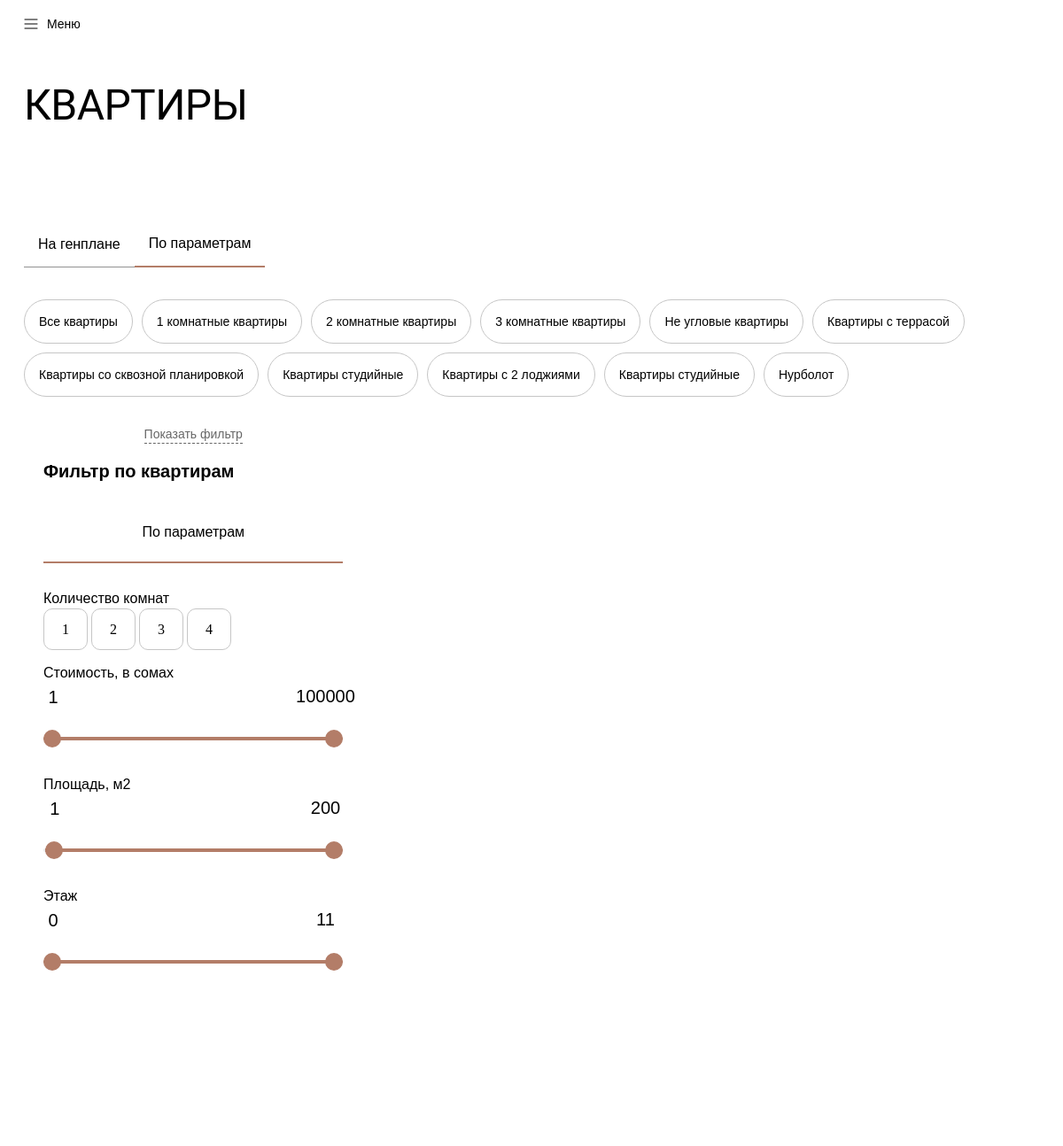
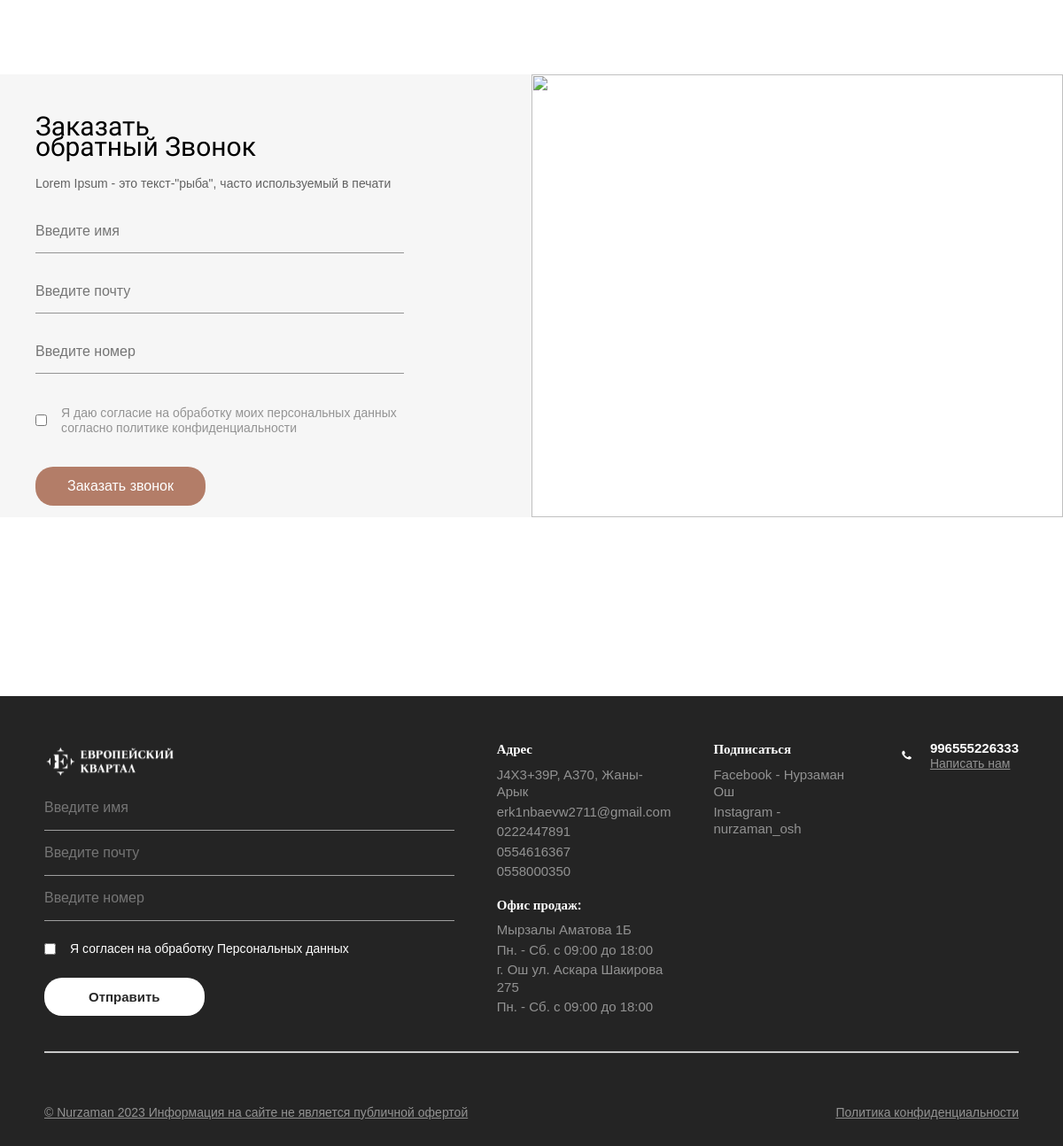
The app's page /catalog/?category=3 with its own data (2 pictures, top to bottom).
### apps/apartment/models.py (models this page shows, shortened)
class Category(models.Model):
    title = models.CharField(
        max_length = 255,
        verbose_name = "Название категории",
        blank= True, null = True
    )
    class Meta:
        verbose_name = "Категория квартир"
        verbose_name_plural = "Категория квартир"

class Rooms(models.Model):
    title = models.CharField(
        max_length = 255,
        verbose_name = "Сколько Комнат"
    )
    class Meta:
        verbose_name = "Добавить Комнаты"
        verbose_name_plural = "Добавить Комнаты"

### apps/base/models.py (models this page shows, shortened)
class ContactInfo(models.Model):
    title = RichTextField(
        verbose_name="Информационный текст",
        blank=True,null=True
    )
    image = ResizedImageField(
        force_format="WEBP",
        quality=100,
        upload_to='gallery/',
        verbose_name="Фотография",
        blank = True, null = True
    )
    class Meta:
        verbose_name = "Страница контакты"
        verbose_name_plural = "Страница контакты"

class Settings(models.Model):
    title = models.CharField(
        max_length=255,
        verbose_name="Название сайта"
    )
    descriptions = models.TextField(
        verbose_name="Информационный текст",
        blank=True,null=True
    )
    logo = ResizedImageField(
        force_format="WEBP",
        quality=100,
        upload_to='logo/',
        verbose_name="Логотип Компании",
        blank = True, null = True
    )
    logo_complex = ResizedImageField(
        force_format="WEBP",
        quality=100,
        upload_to='logo/',
        verbose_name="Логотип Комплекса",
        blank = True, null = True
    )
    email = models.EmailField(
        max_length=255,
        verbose_name='Почта'
        )
    location = models.CharField(
        max_length=255,
        verbose_name='Адрес'
    )
    whatsapp = models.URLField(
        verbose_name='Whatspp URL',
        blank=True, null=True
    )
    whatsapp_number = models.CharField(
        max_length = 255,
        verbose_name = "Whatsapp номер"
    )
    instagram = models.URLField(
        verbose_name='Instagram URL',
        blank=True, null=True
    )
    youtube = models.URLField(
        verbose_name='Youtube URL',
        blank=True, null=True
    )
    facebook = models.URLField(
        verbose_name='Facebook URL',
        blank=True, null=True
    )
    class Meta:
            verbose_name = "Основная настройка"
            verbose_name_plural = "Основные настройки"

class SettingsPhone(models.Model):
    settings = models.ForeignKey(Settings, related_name='phone_title', on_delete=models.CASCADE)
    phone = models.CharField(
          max_length = 255,
          verbose_name = "Телефонный номер"
     )
    class Meta:
        unique_together = ('settings', 'phone')
        verbose_name = "Дополнительный телефонный номер"
        verbose_name_plural = "Дополнительный телефонный номер"

class SettingsOffice(models.Model):
    settings = models.ForeignKey(Settings, related_name='office_title', on_delete=models.CASCADE)
    location = models.CharField(
        max_length=255,
        verbose_name='Адрес'
    )
    phone = models.CharField(
          max_length = 255,
          verbose_name = "График работы"
     )
    class Meta:
        unique_together = ('settings', 'phone', 'location')
        verbose_name = "Офис продаж"
        verbose_name_plural = "Офис продаж"

class SettingsSoc(models.Model):
    settings = models.ForeignKey(Settings, related_name='settings_soc', on_delete=models.CASCADE)
    title = models.CharField(
          max_length = 255,
          verbose_name = "Название соц.сети"
     )
    username = models.CharField(
        max_length = 255,
        verbose_name = "username аккаунта"
    )
    url = models.URLField(
        verbose_name = "Ссылка"
    )
    class Meta:
        unique_together = ('settings', 'title')
        verbose_name = "Соц сети"
        verbose_name_plural = "Соц сети"

### apps/apartment/views.py (the view, shortened to what this page needs)
# urls.py: path('catalog/', views.catalog, name="catalog"),
def catalog(request):
    settings = Settings.objects.latest("id")
    apartments = models.Apartment.objects.all()
    categories = models.Category.objects.all()
    category_id = request.GET.get('category')
    if category_id:
        apartments = apartments.filter(category__id=category_id)
    rooms = models.Rooms.objects.all()
    rooms_id = request.GET.get("room")
    if rooms_id:
        apartments = apartments.filter(room_id=rooms_id)
    features = models.Osob.objects.all()
    feature_id = request.GET.get('Ben')  # Получаем ID выбранной особенности из запроса
    if feature_id and feature_id != "0":
        apartments = apartments.filter(apartmentosob__title_id=feature_id)
    search_form = ApartmentSearchForm(request.GET or None)
    apartment_count = apartments.count()
    contactinfo = ContactInfo.objects.latest('id')
    return render(request, 'catalog.html', locals())

### apps/apartment/forms.py
class ApartmentSearchForm(forms.Form):
    min_price = forms.IntegerField(label='Минимальная цена', required=False)
    max_price = forms.IntegerField(label='Максимальная цена', required=False)
    min_size = forms.FloatField(label='Минимальный размер', required=False)
    max_size = forms.FloatField(label='Максимальный размер', required=False)
    floor = forms.ModelChoiceField(queryset=Floor.objects.all(), required=False, label='Этаж')
    category = forms.ModelChoiceField(queryset=Category.objects.all(), required=False, label='Категория')
    rooms = forms.ModelChoiceField(queryset=Rooms.objects.all(), required=False, label='Количество комнат')
    status = forms.ModelChoiceField(queryset=Status.objects.all(), required=False, label='Статус')

### templates/catalog.html (shortened to what this page needs)
{% load static %}
<!DOCTYPE html>
<html lang="en">
  <head>
    <link rel="stylesheet" href="{% static 'assets/styles/style.css' %}" />
    <link rel="stylesheet" href="{% static 'assets/styles/swiperStyle.css' %}" />
  </head>
  <body>
    <header class="header" style="height: fit-content">
      <nav class="nav" style="background-color: white">
        <div class="burger" id="menuButton">
          <svg xmlns="http://www.w3.org/2000/svg" width="16" height="12" viewBox="0 0 16 12" fill="none">
            <path d="M1 1H15" stroke="black" stroke-linecap="round" />
            <path d="M1 6H15" stroke="black" stroke-linecap="round" />
            <path d="M1 11H15" stroke="black" stroke-linecap="round" />
          </svg>
          <p style="color: black">Меню</p>
        </div>
      </nav>
      <br />
    </header>
    <br />
    <br /><br />
    <main class="main" style="padding: 0 27px">
      <br />
      <h1>КВАРТИРЫ</h1>
      <br /><br /><br /><br />
      <div class="sliderLink" style="margin-top: 30px;">
        <a href="{% url 'genplaning' %}">
          <div class="navSlideLink" style="padding: 1rem">На генплане</div>
        </a>
        <div class="navSlideLink activee" style="padding: 1rem">По параметрам</div>
      </div>
      <br /><br />
      <div class="filterList">
        <a href="{% url 'catalog' %}" class="filterItem">Все квартиры</a>
        {% for category in categories %}
        <a href="{% url 'catalog' %}?category={{ category.id }}" class="filterItem">{{ category.title }}</a>
        {% endfor %}
      </div>
    </main>
    <div class="filterZone" style="padding: 0 27px">
      <div class="scrollBar" >
        <div id="openFilter" class="moreFlatCard">
          <p>Показать фильтр</p>
        </div>
        <div class="leftFilteredZone">
          <h1>Фильтр по квартирам</h1>
          <div class="sliderLink">
            <div class="navSlideLink activee" style="width: 100%">По параметрам</div>
          </div>
          <div>
            <h2>Количество комнат</h2>
            {% for room in rooms %}
              <a style='color:black' href="{% url 'catalog' %}?room={{ room.id }}" class="roomButton">{{ room.id }}</a>
            {% endfor %}
          </div>
          <div>
            <h2>Стоимость, в сомах</h2>
            <br /><br />
            <div class="range-slider">
              <input type="range" id="min_price" name="min_price" min="1" max="100000" value="1" class="range-slider__input" />
              <input type="range" id="max_price" name="max_price" min="1" max="100000" value="100000" class="range-slider__input" />
            </div>
          </div>
          <div>
            <h2>Площадь, м2</h2>
            <br /><br />
            <div class="range-slider">
              <input type="range" id="min_size" name="min_size" min="0" max="200" value="1" class="range-slider__input" />
              <input type="range" id="max_size" name="max_size" min="0" max="200" value="200" class="range-slider__input" />
            </div>
          </div>
          <div>
            <h2>Этаж</h2>
            <br /><br />
            <div class="range-slider">
              <input type="range" id="min_floor" name="min_floor" min="0" max="11" value="0" class="range-slider__input" />
              <input type="range" id="max_floor" name="max_floor" min="0" max="11" value="11" class="range-slider__input" />
            </div>
          </div>
        </div>
      </div>
      <div class="flatList">
      </div>
    </div>
    <br /><br />
    <div class="h100"></div>
    {% include 'include/contact_form.html'%}
    <br /><br /><br /><br />
    <div class="h100"></div>
    {% include "include/footer.html" %}
  </body>
  </body>
</html>

### templates/include/contact_form.html (shortened to what this page needs)
<section id="section6" class="form">
    <form method = "POST" class="formSection">
      {{contactinfo.title|safe}}
      <input placeholder="Введите имя" name = "name" class="Forminput" type="text" />
      <input placeholder="Введите почту" name = "email"  class="Forminput" type="email" />
      <input placeholder="Введите номер" name = "number"  class="Forminput" type="text" />
      <div class="checkbox">
        <input type="checkbox" name="consent"  id="agreementFeedback" />
        <label for="agreementFeedback">
          Я даю согласие на обработку моих персональных данных<br />
          согласно политике конфиденциальности
        </label>
      </div>
      <button name = "call1" class="formButton">Заказать звонок</button>
    </form>
    <div class="formImager">
      <img src="{{contactinfo.image.url}}" alt="" />
    </div>
  </section>

### templates/include/footer.html (shortened to what this page needs)
{% load static %}
<footer class="footer none1024">
  <form method="POST">
    <div class="leftFooter">
      <img src="{% static 'assets/svg/Mask group.svg' %}" alt="" />
    </div>
    <input
      placeholder="Введите имя"
      name="name2"
      class="Forminputt"
      type="text"
    />
    <input
      placeholder="Введите почту"
      name="email2"
      class="Forminputt"
      type="email"
    />
    <input
      placeholder="Введите номер"
      name="number2"
      class="Forminputt"
      type="text"
    />
    <div class="checkboxx">
      <input type="checkbox" name="consent2" />
      <p>Я согласен на обработку Персональных данных</p>
    </div>
    <button name="call2" class="footerButton">Отправить</button>
  </form>
  <div class="footerCenter">
    <div>
      <h1>Адрес</h1>
      <p>{{settings.location}}</p>
      <p>{{settings.email}}</p>
      {% for settings in settings.phone_title.all%}
      <p>{{settings.phone}}</p>
      {% endfor %}
    </div>
    <div>
      <h1>Офис продаж:</h1>
      {% for settings in settings.office_title.all%}
      <p>{{settings.location}}</p>
      <p>{{settings.phone}}</p>
      {% endfor %}
    </div>
  </div>
  <div class="footerCenter">
    <div>
      <h1>Подписаться</h1>
      {% for settings in settings.settings_soc.all %}
      <a href="{{settings.url}}">
        <p>{{settings.title}} - {{settings.username}}</p>
      </a>
      {% endfor %}
    </div>
  </div>
  <div class="footerRight">
    <a href="{{settings.whatsapp}}">
      <div class="writeUs">
        <p>
          {{settings.whatsapp_number}}
          <br />
          <u> Написать нам</u>
        </p>
      </div>
    </a>
    <div class="sosial">
    </div>
  </div>
</footer>
<footer class="footer" style="flex-direction: column">
  <div class="line mobileNoneDiv"></div>
  <div class="underFoot">
    <div class="writeUs">
      <p>
        <u>© Nurzaman 2023 Информация на сайте не является публичной офертой</u>
      </p>
    </div>
    <div class="writeUs">
      <p><u>Политика конфиденциальности</u></p>
    </div>
  </div>
</footer>

### records on screen
Category: title "1 комнатные квартиры"
Category: title "2 комнатные квартиры"
Category: title "3 комнатные квартиры"
Category: title "Не угловые квартиры"
Category: title "Квартиры с террасой"
Category: title "Квартиры со сквозной планировкой"
Category: title "Квартиры студийные"
Category: title "Квартиры с 2 лоджиями"
Category: title "Квартиры студийные"
Category: title "Нурболот"
Rooms: id "1"
Rooms: id "2"
Rooms: id "3"
Rooms: id "4"
ContactInfo: title "Заказать обратный Звонок Lorem Ipsum - это текст-\"рыба\", часто используемый в печати"
Settings: location "J4X3+39P, A370, Жаны-Арык", email "erk1nbaevw2711@gmail.com", whatsapp_number "996555226333"
SettingsPhone: phone "0222447891"
SettingsPhone: phone "0554616367"
SettingsPhone: phone "0558000350"
SettingsOffice: location "Мырзалы Аматова 1Б", phone "Пн. - Сб. c 09:00 до 18:00"
SettingsOffice: location "г. Ош ул. Аскара Шакирова 275", phone "Пн. - Сб. c 09:00 до 18:00"
SettingsSoc: title "Facebook", username "Нурзаман Ош"
SettingsSoc: title "Instagram", username "nurzaman_osh"
